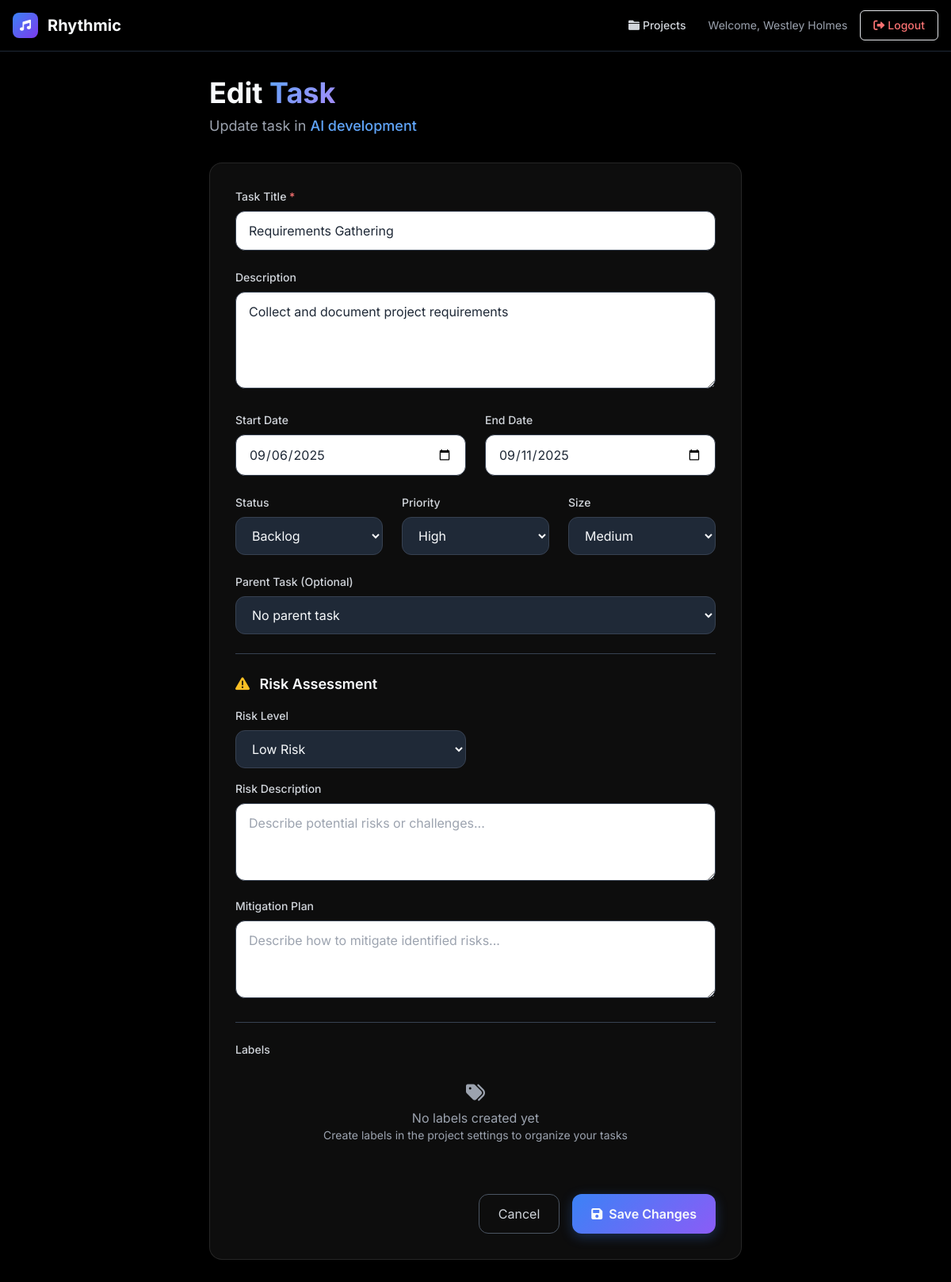
The page /projects/2/tasks/2/edit (signed in) on the database its author committed.
### app.py (models this page shows)
class User(UserMixin, db.Model):
    id = db.Column(db.Integer, primary_key=True)
    email = db.Column(db.String(120), unique=True, nullable=False)
    name = db.Column(db.String(100), nullable=False)
    password_hash = db.Column(db.String(128))
    provider = db.Column(db.String(50), default='local')  # 'local', 'google', 'microsoft'
    provider_id = db.Column(db.String(120))  # OAuth provider user ID
    avatar_url = db.Column(db.String(200))  # Profile picture URL
    created_at = db.Column(db.DateTime, default=datetime.utcnow)
    projects = db.relationship('Project', backref='owner', lazy=True)

class Project(db.Model):
    id = db.Column(db.Integer, primary_key=True)
    name = db.Column(db.String(200), nullable=False)
    description = db.Column(db.Text)
    owner_id = db.Column(db.Integer, db.ForeignKey('user.id'), nullable=False)
    created_at = db.Column(db.DateTime, default=datetime.utcnow)
    updated_at = db.Column(db.DateTime, default=datetime.utcnow, onupdate=datetime.utcnow)
    vision = db.Column(db.Text)
    problems = db.Column(db.Text)
    timeline = db.Column(db.Text)
    impact = db.Column(db.Text)
    goals = db.Column(db.Text)
    tasks = db.relationship('Task', backref='project', lazy=True, cascade='all, delete-orphan')

class Task(db.Model):
    id = db.Column(db.Integer, primary_key=True)
    title = db.Column(db.String(200), nullable=False)
    description = db.Column(db.Text)
    project_id = db.Column(db.Integer, db.ForeignKey('project.id'), nullable=False)
    owner_id = db.Column(db.Integer, db.ForeignKey('user.id'), nullable=False)
    start_date = db.Column(db.Date)
    end_date = db.Column(db.Date)
    status = db.Column(db.String(50), default='backlog')
    priority = db.Column(db.String(20), default='medium')
    size = db.Column(db.String(20), default='medium')
    parent_id = db.Column(db.Integer, db.ForeignKey('task.id'))
    sort_order = db.Column(db.Integer, default=0)  # For drag-and-drop reordering
    risk_level = db.Column(db.String(20), default='low')  # low, medium, high, critical
    risk_description = db.Column(db.Text)  # Description of potential risks
    mitigation_plan = db.Column(db.Text)  # Plan to mitigate identified risks
    is_expanded = db.Column(db.Boolean, default=True)  # For hierarchy view
    created_at = db.Column(db.DateTime, default=datetime.utcnow)
    updated_at = db.Column(db.DateTime, default=datetime.utcnow, onupdate=datetime.utcnow)
    owner = db.relationship('User', backref='tasks')
    children = db.relationship('Task', backref=db.backref('parent', remote_side=[id]), lazy=True)
    labels = db.relationship('Label', secondary='task_labels', back_populates='tasks')
    dependencies = db.relationship('TaskDependency', foreign_keys='TaskDependency.task_id', back_populates='task')
    dependents = db.relationship('TaskDependency', foreign_keys='TaskDependency.depends_on_id', back_populates='depends_on')

### app.py (the view, shortened to what this page needs)
@app.route('/projects/<int:project_id>/tasks/<int:task_id>/edit', methods=['GET', 'POST'])
@login_required
def edit_task(project_id, task_id):
    project = Project.query.get_or_404(project_id)
    task = Task.query.get_or_404(task_id)
    if project.owner_id != current_user.id or task.project_id != project_id:
        flash('Access denied')
        return redirect(url_for('projects'))
    tasks = Task.query.filter_by(project_id=project_id).filter(Task.id != task_id).all()
    labels = Label.query.filter_by(project_id=project_id).all()
    return render_template('edit_task.html', project=project, task=task, tasks=tasks, labels=labels)

### templates/edit_task.html (shortened to what this page needs)
{% extends "base.html" %}
{% block content %}
<div class="max-w-7xl mx-auto px-4 py-8">
    <div class="max-w-2xl mx-auto">
        <div class="mb-8">
            <h1 class="text-4xl font-bold text-white mb-2">
                Edit <span class="gradient-text">Task</span>
            </h1>
            <p class="text-gray-400 text-lg">Update task in <span class="text-blue-400 font-medium">{{ project.name }}</span></p>
        </div>
        <div class="glass rounded-2xl p-8">
            <form method="POST" class="space-y-6">
                <div>
                    <label for="title" class="block text-sm font-medium text-gray-300 mb-2">
                        Task Title <span class="text-red-400">*</span>
                    </label>
                    <input type="text" id="title" name="title" required value="{{ task.title }}"
                           class="w-full px-4 py-3 bg-gray-800/50 border border-gray-700 rounded-xl text-white placeholder-gray-400 focus:outline-none focus:ring-2 focus:ring-blue-500 focus:border-transparent transition-all duration-200"
                           placeholder="Enter task title">
                </div>
                <div>
                    <label for="description" class="block text-sm font-medium text-gray-300 mb-2">
                        Description
                    </label>
                    <textarea id="description" name="description" rows="4"
                              class="w-full px-4 py-3 bg-gray-800/50 border border-gray-700 rounded-xl text-white placeholder-gray-400 focus:outline-none focus:ring-2 focus:ring-blue-500 focus:border-transparent transition-all duration-200"
                              placeholder="Describe the task details...">{{ task.description or '' }}</textarea>
                </div>
                <div class="grid grid-cols-1 md:grid-cols-2 gap-6">
                    <div>
                        <label for="start_date" class="block text-sm font-medium text-gray-300 mb-2">
                            Start Date
                        </label>
                        <input type="date" id="start_date" name="start_date"
                               value="{{ task.start_date.strftime('%Y-%m-%d') if task.start_date else '' }}"
                               class="w-full px-4 py-3 bg-gray-800/50 border border-gray-700 rounded-xl text-white focus:outline-none focus:ring-2 focus:ring-blue-500 focus:border-transparent transition-all duration-200">
                    </div>
                    <div>
                        <label for="end_date" class="block text-sm font-medium text-gray-300 mb-2">
                            End Date
                        </label>
                        <input type="date" id="end_date" name="end_date"
                               value="{{ task.end_date.strftime('%Y-%m-%d') if task.end_date else '' }}"
                               class="w-full px-4 py-3 bg-gray-800/50 border border-gray-700 rounded-xl text-white focus:outline-none focus:ring-2 focus:ring-blue-500 focus:border-transparent transition-all duration-200">
                    </div>
                </div>
                <div class="grid grid-cols-1 md:grid-cols-3 gap-6">
                    <div>
                        <label for="status" class="block text-sm font-medium text-gray-300 mb-2">
                            Status
                        </label>
                        <select id="status" name="status"
                                class="w-full px-4 py-3 bg-gray-800/50 border border-gray-700 rounded-xl text-white focus:outline-none focus:ring-2 focus:ring-blue-500 focus:border-transparent transition-all duration-200">
                            <option value="backlog" {% if task.status == 'backlog' %}selected{% endif %}>Backlog</option>
                        </select>
                    </div>
                    <div>
                        <label for="priority" class="block text-sm font-medium text-gray-300 mb-2">
                            Priority
                        </label>
                        <select id="priority" name="priority"
                                class="w-full px-4 py-3 bg-gray-800/50 border border-gray-700 rounded-xl text-white focus:outline-none focus:ring-2 focus:ring-blue-500 focus:border-transparent transition-all duration-200">
                            <option value="high" {% if task.priority == 'high' %}selected{% endif %}>High</option>
                        </select>
                    </div>
                    <div>
                        <label for="size" class="block text-sm font-medium text-gray-300 mb-2">
                            Size
                        </label>
                        <select id="size" name="size"
                                class="w-full px-4 py-3 bg-gray-800/50 border border-gray-700 rounded-xl text-white focus:outline-none focus:ring-2 focus:ring-blue-500 focus:border-transparent transition-all duration-200">
                            <option value="medium" {% if task.size == 'medium' %}selected{% endif %}>Medium</option>
                        </select>
                    </div>
                </div>
                <div>
                    <label for="parent_id" class="block text-sm font-medium text-gray-300 mb-2">
                        Parent Task (Optional)
                    </label>
                    <select id="parent_id" name="parent_id"
                            class="w-full px-4 py-3 bg-gray-800/50 border border-gray-700 rounded-xl text-white focus:outline-none focus:ring-2 focus:ring-blue-500 focus:border-transparent transition-all duration-200">
                        <option value="">No parent task</option>
                    </select>
                </div>
                <div class="border-t border-gray-700 pt-6">
                    <h3 class="text-lg font-semibold text-white mb-4">
                        <i class="fas fa-exclamation-triangle mr-2 text-yellow-400"></i>
                        Risk Assessment
                    </h3>
                    <div class="grid grid-cols-1 md:grid-cols-2 gap-6">
                        <div>
                            <label for="risk_level" class="block text-sm font-medium text-gray-300 mb-2">
                                Risk Level
                            </label>
                            <select id="risk_level" name="risk_level"
                                    class="w-full px-4 py-3 bg-gray-800/50 border border-gray-700 rounded-xl text-white focus:outline-none focus:ring-2 focus:ring-blue-500 focus:border-transparent transition-all duration-200">
                                <option value="low" {% if task.risk_level == 'low' %}selected{% endif %}>Low Risk</option>
                            </select>
                        </div>
                    </div>
                    <div class="mt-4">
                        <label for="risk_description" class="block text-sm font-medium text-gray-300 mb-2">
                            Risk Description
                        </label>
                        <textarea id="risk_description" name="risk_description" rows="3"
                                  class="w-full px-4 py-3 bg-gray-800/50 border border-gray-700 rounded-xl text-white placeholder-gray-400 focus:outline-none focus:ring-2 focus:ring-blue-500 focus:border-transparent transition-all duration-200"
                                  placeholder="Describe potential risks or challenges...">{{ task.risk_description or '' }}</textarea>
                    </div>
                    <div class="mt-4">
                        <label for="mitigation_plan" class="block text-sm font-medium text-gray-300 mb-2">
                            Mitigation Plan
                        </label>
                        <textarea id="mitigation_plan" name="mitigation_plan" rows="3"
                                  class="w-full px-4 py-3 bg-gray-800/50 border border-gray-700 rounded-xl text-white placeholder-gray-400 focus:outline-none focus:ring-2 focus:ring-blue-500 focus:border-transparent transition-all duration-200"
                                  placeholder="Describe how to mitigate identified risks...">{{ task.mitigation_plan or '' }}</textarea>
                    </div>
                </div>
                <div class="border-t border-gray-700 pt-6">
                    <label class="block text-sm font-medium text-gray-300 mb-2">
                        Labels
                    </label>
                    <div class="space-y-3">
                        {% if labels %}
                            <div class="grid grid-cols-2 md:grid-cols-3 gap-3">
                                {% for label in labels %}
                                <label class="flex items-center space-x-3 p-3 bg-gray-800/30 border border-gray-700 rounded-xl hover:bg-gray-800/50 transition-all duration-200 cursor-pointer">
                                    <input type="checkbox" name="labels" value="{{ label.id }}"
                                           {% if label in task.labels %}checked{% endif %}
                                           class="rounded border-gray-600 text-blue-600 focus:ring-blue-500">
                                    <div class="flex items-center space-x-2">
                                        <i class="{{ label.icon }}" style="color: {{ label.color }}"></i>
                                        <span class="text-white text-sm">{{ label.name }}</span>
                                    </div>
                                </label>
                                {% endfor %}
                            </div>
                        {% else %}
                            <div class="text-center py-6 text-gray-400">
                                <i class="fas fa-tags text-2xl mb-2"></i>
                                <p>No labels created yet</p>
                                <p class="text-sm">Create labels in the project settings to organize your tasks</p>
                            </div>
                        {% endif %}
                    </div>
                </div>
                <div class="flex justify-end space-x-4 pt-4">
                    <a href="{{ url_for('view_project', id=project.id) }}" class="px-6 py-3 border border-gray-600 rounded-xl text-gray-300 hover:bg-gray-800/50 hover:text-white transition-all duration-200">
                        Cancel
                    </a>
                    <button type="submit" class="btn-primary text-white px-6 py-3 rounded-xl font-semibold inline-flex items-center shadow-lg">
                        <i class="fas fa-save mr-2"></i>Save Changes
                    </button>
                </div>
            </form>
        </div>
    </div>
</div>
{% endblock %}

### templates/base.html (shortened to what this page needs)
<!DOCTYPE html>
<html lang="en">
<head>
    <link href="https://cdn.jsdelivr.net/npm/tailwindcss@2.2.19/dist/tailwind.min.css" rel="stylesheet">
    <link href="https://cdnjs.cloudflare.com/ajax/libs/font-awesome/6.0.0/css/all.min.css" rel="stylesheet">
    <link rel="stylesheet" href="{{ url_for('static', filename='css/style.css') }}">
</head>
<body class="bg-black text-white font-inter antialiased">
    <nav class="bg-gray-900/80 backdrop-blur-md border-b border-gray-800 sticky top-0 z-50">
        <div class="max-w-7xl mx-auto px-4">
            <div class="flex justify-between h-16">
                <div class="flex items-center">
                    <a href="{{ url_for('projects') if current_user.is_authenticated else url_for('index') }}" class="flex items-center group">
                        <div class="w-8 h-8 bg-gradient-to-br from-blue-500 to-purple-600 rounded-lg flex items-center justify-center mr-3 group-hover:scale-110 transition-transform duration-200">
                            <i class="fas fa-music text-white text-sm"></i>
                        </div>
                        <span class="text-xl font-bold text-white">Rhythmic</span>
                    </a>
                </div>
                <div class="flex items-center space-x-4">
                    {% if current_user.is_authenticated %}
                        <a href="{{ url_for('projects') }}" class="text-gray-300 hover:text-white px-3 py-2 rounded-md text-sm font-medium transition-colors duration-200">
                            <i class="fas fa-folder mr-1"></i>Projects
                        </a>
                        <span class="text-gray-400 text-sm">Welcome, {{ current_user.name }}</span>
                        <a href="{{ url_for('logout') }}" class="bg-red-600/20 text-red-400 border border-red-600/30 px-4 py-2 rounded-md text-sm font-medium hover:bg-red-600/30 transition-all duration-200">
                            <i class="fas fa-sign-out-alt mr-1"></i>Logout
                        </a>
                    {% endif %}
                </div>
            </div>
        </div>
    </nav>
    <main class="min-h-screen">
        {% block content %}{% endblock %}
    </main>
</body>
</html>

### rows shown on the page
User: name "Westley Holmes"
Project: name "AI development"
Task: title "Requirements Gathering", description "Collect and document project requirements", start_date "09/06/2025", end_date "09/11/2025", status "Backlog", priority "High", size "Medium", risk_level "Low Risk"
